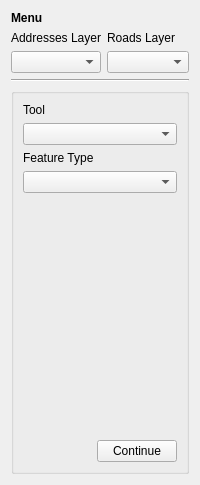
      <widget class="QWidget" name="swpMenu">
       <layout class="QGridLayout" name="gridLayout_6">
        <item row="1" column="0">
         <layout class="QHBoxLayout" name="horizontalLayout_16">
          <item>
           <layout class="QVBoxLayout" name="verticalLayout">
            <item>
             <widget class="QLabel" name="label_18">
              <property name="text">
               <string>Addresses Layer</string>
              </property>
             </widget>
            </item>
            <item>
             <widget class="QgsMapLayerComboBox" name="mLyrCbo_Addresses">
              <property name="showCrs">
               <bool>true</bool>
              </property>
             </widget>
            </item>
           </layout>
          </item>
          <item>
           <layout class="QVBoxLayout" name="verticalLayout_9">
            <item>
             <widget class="QLabel" name="label_17">
              <property name="text">
               <string>Roads Layer</string>
              </property>
             </widget>
            </item>
            <item>
             <widget class="QgsMapLayerComboBox" name="mLyrCbo_Roads">
              <property name="showCrs">
               <bool>true</bool>
              </property>
             </widget>
            </item>
           </layout>
          </item>
         </layout>
        </item>
        <item row="0" column="0">
         <widget class="QLabel" name="label">
          <property name="font">
           <font>
            <weight>75</weight>
            <bold>true</bold>
           </font>
          </property>
          <property name="text">
           <string>Menu</string>
          </property>
         </widget>
        </item>
        <item row="2" column="0">
         <widget class="Line" name="line_2">
          <property name="orientation">
           <enum>Qt::Horizontal</enum>
          </property>
         </widget>
        </item>
        <item row="3" column="0">
         <widget class="QGroupBox" name="grpTools">
          <property name="enabled">
           <bool>true</bool>
          </property>
          <property name="title">
           <string/>
          </property>
          <layout class="QGridLayout" name="gridLayout_10">
           <item row="5" column="0">
            <layout class="QHBoxLayout" name="horizontalLayout_2">
             <item>
              <spacer name="horizontalSpacer_2">
               <property name="orientation">
                <enum>Qt::Horizontal</enum>
               </property>
               <property name="sizeHint" stdset="0">
                <size>
                 <width>40</width>
                 <height>20</height>
                </size>
               </property>
              </spacer>
             </item>
             <item>
              <widget class="QPushButton" name="btn_Menu_Continue">
               <property name="text">
                <string>Continue</string>
               </property>
              </widget>
             </item>
            </layout>
           </item>
           <item row="2" column="0">
            <widget class="QLabel" name="label_8">
             <property name="text">
              <string>Feature Type</string>
             </property>
            </widget>
           </item>
           <item row="3" column="0">
            <widget class="QComboBox" name="cbo_Menu_FeatureType">
             <item>
              <property name="text">
               <string/>
              </property>
             </item>
             <item>
              <property name="text">
               <string>Address</string>
              </property>
             </item>
             <item>
              <property name="text">
               <string>Road Segment</string>
              </property>
             </item>
            </widget>
           </item>
           <item row="1" column="0">
            <widget class="QComboBox" name="cbo_Menu_Tool">
             <item>
              <property name="text">
               <string/>
              </property>
             </item>
             <item>
              <property name="text">
               <string>Search for</string>
              </property>
             </item>
             <item>
              <property name="text">
               <string>Add</string>
              </property>
             </item>
             <item>
              <property name="text">
               <string>Update</string>
              </property>
             </item>
             <item>
              <property name="text">
               <string>Re-Align</string>
              </property>
             </item>
             <item>
              <property name="text">
               <string>Retire</string>
              </property>
             </item>
            </widget>
           </item>
           <item row="0" column="0">
            <widget class="QLabel" name="label_7">
             <property name="text">
              <string>Tool</string>
             </property>
            </widget>
           </item>
           <item row="4" column="0">
            <spacer name="verticalSpacer_4">
             <property name="orientation">
              <enum>Qt::Vertical</enum>
             </property>
             <property name="sizeHint" stdset="0">
              <size>
               <width>20</width>
               <height>241</height>
              </size>
             </property>
            </spacer>
           </item>
          </layout>
         </widget>
        </item>
       </layout>
      </widget>
